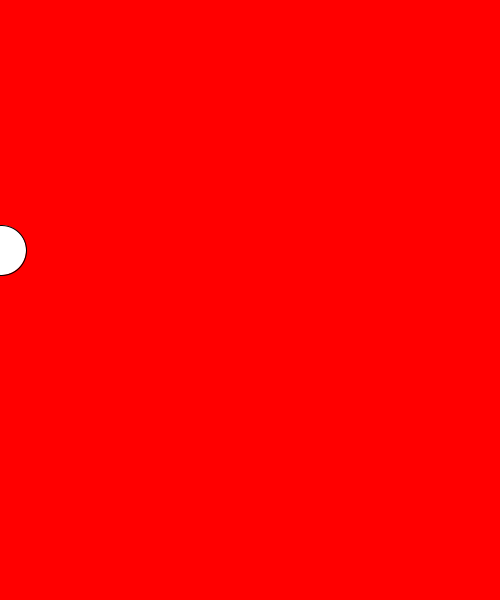
Frame 1 (no input)
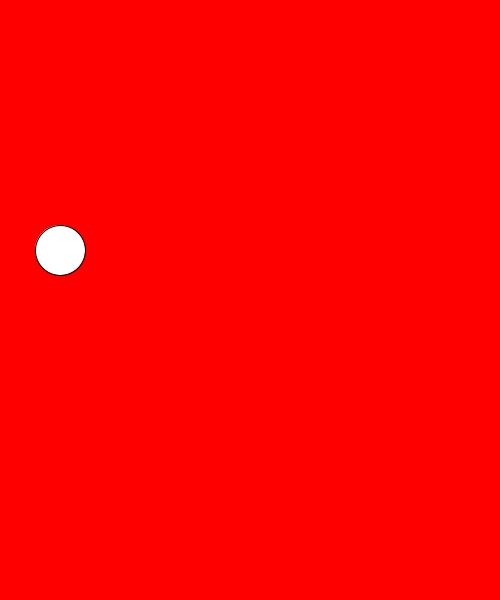
Frame 60 (the mouse pressed at the canvas centre just before this capture)
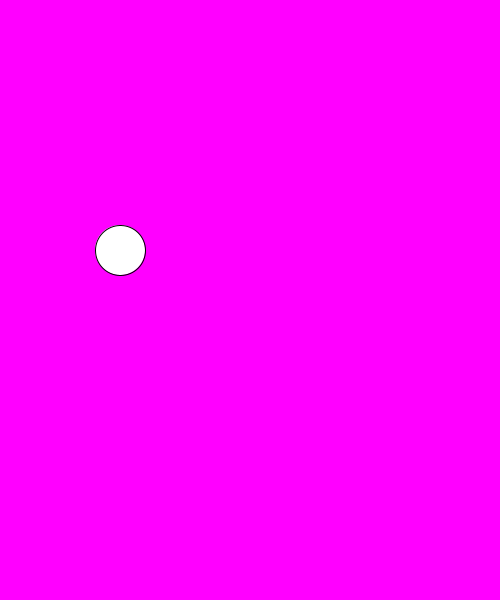
Frame 120 (the mouse held since frame 60 and released just before this capture)

The Processing sketch that drew these frames (run headless with seeded random() and noise(); from frame 60 on, the mouse is pressed at the canvas centre):

// Processing sketch: w01_16_if_statement_multiple_circle
// ── w01_16_if_statement_multiple_circle.pde
// IMA | NYU Shanghai
// Kinetic Interfaces
// MOQN
// Jan 24 2018

int x;
int y;
int size;

void setup() {
  size(500, 600);

  x = 0;
  y = width/2;
  size = 50;
}

void draw() {
  background(0);
  
  x = x + 1;  // x++;
  
  if (x < 100) {
    background(255, 0, 0);
  } else if (x < 300) {
    background(255, 0, 255);
  } else {
    background(0, 0, 255);
  }
  
  if (x > width) {
    x = 0;
  }
  ellipse(x, y, size, size);
}
